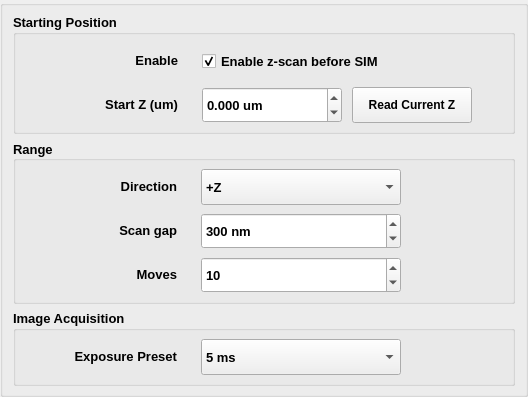
          <widget class="QGroupBox" name="group_zscan">
           <property name="font">
            <font>
             <family>Arial</family>
             <pointsize>10</pointsize>
             <weight>75</weight>
             <bold>true</bold>
            </font>
           </property>
           <property name="title">
            <string/>
           </property>
            <layout class="QVBoxLayout" name="verticalLayout_zscan_params">
             <property name="spacing">
              <number>6</number>
            </property>
            <property name="leftMargin">
             <number>10</number>
            </property>
             <property name="topMargin">
              <number>8</number>
            </property>
            <property name="rightMargin">
             <number>10</number>
            </property>
             <property name="bottomMargin">
              <number>8</number>
            </property>
            <item>
             <widget class="QGroupBox" name="group_zscan_start_section">
              <property name="sizePolicy">
               <sizepolicy hsizetype="Preferred" vsizetype="Expanding">
                <horstretch>0</horstretch>
                <verstretch>1</verstretch>
               </sizepolicy>
              </property>
              <property name="font">
               <font>
                <family>Arial</family>
                <weight>75</weight>
                <bold>true</bold>
               </font>
              </property>
              <property name="title">
               <string>Starting Position</string>
              </property>
              <layout class="QGridLayout" name="gridLayout_zscan_start_section" rowstretch="1,0" columnstretch="1,0,0,1" columnminimumwidth="0,120,270,0">
               <property name="leftMargin">
                <number>22</number>
               </property>
               <property name="rightMargin">
                <number>20</number>
               </property>
               <property name="topMargin">
                <number>8</number>
               </property>
               <property name="bottomMargin">
                <number>8</number>
               </property>
               <property name="horizontalSpacing">
                <number>24</number>
               </property>
               <property name="verticalSpacing">
                <number>8</number>
               </property>
               <item row="0" column="1" alignment="Qt::AlignRight|Qt::AlignVCenter">
                <widget class="QLabel" name="label_zscan_enabled">
                 <property name="minimumSize">
                  <size>
                   <width>120</width>
                   <height>0</height>
                  </size>
                 </property>
                 <property name="maximumSize">
                  <size>
                   <width>120</width>
                   <height>16777215</height>
                  </size>
                 </property>
                 <property name="text">
                  <string>Enable</string>
                 </property>
                 <property name="alignment">
                  <set>Qt::AlignRight|Qt::AlignTrailing|Qt::AlignVCenter</set>
                 </property>
                </widget>
               </item>
               <item row="0" column="2">
                <widget class="QCheckBox" name="check_zscan_enabled">
                 <property name="minimumSize">
                  <size>
                   <width>240</width>
                   <height>36</height>
                  </size>
                 </property>
                 <property name="maximumSize">
                  <size>
                   <width>320</width>
                   <height>16777215</height>
                  </size>
                 </property>
                 <property name="text">
                  <string>Enable z-scan before SIM</string>
                 </property>
                 <property name="checked">
                  <bool>true</bool>
                 </property>
                </widget>
               </item>
               <item row="1" column="2">
                <layout class="QHBoxLayout" name="horizontalLayout_zscan_start">
                 <property name="spacing">
                  <number>10</number>
                 </property>
                 <property name="leftMargin">
                  <number>0</number>
                 </property>
                 <property name="rightMargin">
                  <number>0</number>
                 </property>
                 <item>
                  <widget class="QDoubleSpinBox" name="spin_zscan_start_um">
                   <property name="sizePolicy">
                    <sizepolicy hsizetype="Minimum" vsizetype="Fixed">
                     <horstretch>0</horstretch>
                     <verstretch>0</verstretch>
                    </sizepolicy>
                   </property>
                   <property name="minimumSize">
                    <size>
                     <width>100</width>
                     <height>36</height>
                    </size>
                   </property>
                   <property name="maximumSize">
                    <size>
                     <width>140</width>
                     <height>16777215</height>
                    </size>
                   </property>
                   <property name="suffix">
                    <string> um</string>
                   </property>
                   <property name="decimals">
                    <number>3</number>
                   </property>
                   <property name="minimum">
                    <double>-10000.000000000000000</double>
                   </property>
                   <property name="maximum">
                    <double>10000.000000000000000</double>
                   </property>
                   <property name="singleStep">
                    <double>0.100000000000000</double>
                   </property>
                  </widget>
                 </item>
                 <item>
                  <widget class="QPushButton" name="btn_zscan_read_current">
                   <property name="sizePolicy">
                    <sizepolicy hsizetype="Minimum" vsizetype="Fixed">
                     <horstretch>0</horstretch>
                     <verstretch>5</verstretch>
                    </sizepolicy>
                   </property>
                   <property name="minimumSize">
                    <size>
                     <width>120</width>
                     <height>36</height>
                    </size>
                   </property>
                   <property name="maximumSize">
                    <size>
                     <width>120</width>
                     <height>36</height>
                    </size>
                   </property>
                   <property name="font">
                    <font>
                     <family>Arial</family>
                     <pointsize>9</pointsize>
                     <weight>75</weight>
                     <bold>true</bold>
                    </font>
                   </property>
                   <property name="text">
                    <string>Read Current Z</string>
                   </property>
                  </widget>
                 </item>
                </layout>
               </item>
               <item row="1" column="1" alignment="Qt::AlignRight|Qt::AlignVCenter">
                <widget class="QLabel" name="label_zscan_start_um">
                 <property name="minimumSize">
                  <size>
                   <width>120</width>
                   <height>0</height>
                  </size>
                 </property>
                 <property name="maximumSize">
                  <size>
                   <width>120</width>
                   <height>16777215</height>
                  </size>
                 </property>
                 <property name="text">
                  <string>Start Z (um)</string>
                 </property>
                 <property name="alignment">
                  <set>Qt::AlignRight|Qt::AlignTrailing|Qt::AlignVCenter</set>
                 </property>
                </widget>
               </item>
               <item row="0" column="0" rowspan="2">
                <spacer name="horizontalSpacer_zscan_start_left">
                 <property name="orientation">
                  <enum>Qt::Horizontal</enum>
                 </property>
                 <property name="sizeType">
                  <enum>QSizePolicy::Expanding</enum>
                 </property>
                 <property name="sizeHint" stdset="0">
                  <size>
                   <width>20</width>
                   <height>20</height>
                  </size>
                 </property>
                </spacer>
               </item>
               <item row="0" column="3" rowspan="2">
                <spacer name="horizontalSpacer_zscan_start_right">
                 <property name="orientation">
                  <enum>Qt::Horizontal</enum>
                 </property>
                 <property name="sizeType">
                  <enum>QSizePolicy::Expanding</enum>
                 </property>
                 <property name="sizeHint" stdset="0">
                  <size>
                   <width>20</width>
                   <height>20</height>
                  </size>
                 </property>
                </spacer>
               </item>
              </layout>
             </widget>
            </item>
            <item>
             <widget class="QGroupBox" name="group_zscan_range_section">
              <property name="sizePolicy">
               <sizepolicy hsizetype="Preferred" vsizetype="Expanding">
                <horstretch>0</horstretch>
                <verstretch>1</verstretch>
               </sizepolicy>
              </property>
              <property name="title">
               <string>Range</string>
              </property>
              <property name="alignment">
               <set>Qt::AlignLeading|Qt::AlignLeft|Qt::AlignVCenter</set>
              </property>
              <layout class="QGridLayout" name="gridLayout_zscan_range_section" rowstretch="1,0,0" columnstretch="1,0,0,1" columnminimumwidth="0,120,270,0">
               <property name="leftMargin">
                <number>20</number>
               </property>
               <property name="rightMargin">
                <number>20</number>
               </property>
               <property name="topMargin">
                <number>8</number>
               </property>
               <property name="bottomMargin">
                <number>8</number>
               </property>
               <property name="horizontalSpacing">
                <number>24</number>
               </property>
               <property name="verticalSpacing">
                <number>8</number>
               </property>
               <item row="0" column="1" alignment="Qt::AlignRight|Qt::AlignVCenter">
                <widget class="QLabel" name="label_zscan_direction">
                 <property name="minimumSize">
                  <size>
                   <width>120</width>
                   <height>0</height>
                  </size>
                 </property>
                 <property name="maximumSize">
                  <size>
                   <width>120</width>
                   <height>16777215</height>
                  </size>
                 </property>
                 <property name="toolTipDuration">
                  <number>-1</number>
                 </property>
                 <property name="layoutDirection">
                  <enum>Qt::RightToLeft</enum>
                 </property>
                 <property name="text">
                  <string>Direction</string>
                 </property>
                 <property name="alignment">
                  <set>Qt::AlignRight|Qt::AlignTrailing|Qt::AlignVCenter</set>
                 </property>
                </widget>
               </item>
               <item row="2" column="2">
                <widget class="QSpinBox" name="spin_zscan_num_steps">
                 <property name="minimumSize">
                  <size>
                   <width>200</width>
                   <height>36</height>
                  </size>
                 </property>
                 <property name="maximumSize">
                  <size>
                   <width>200</width>
                   <height>16777215</height>
                  </size>
                 </property>
                 <property name="minimum">
                  <number>1</number>
                 </property>
                 <property name="maximum">
                  <number>1000</number>
                 </property>
                 <property name="value">
                  <number>10</number>
                 </property>
                </widget>
               </item>
               <item row="2" column="1" alignment="Qt::AlignRight|Qt::AlignVCenter">
                <widget class="QLabel" name="label_zscan_num_steps">
                 <property name="minimumSize">
                  <size>
                   <width>120</width>
                   <height>0</height>
                  </size>
                 </property>
                 <property name="maximumSize">
                  <size>
                   <width>120</width>
                   <height>16777215</height>
                  </size>
                 </property>
                 <property name="layoutDirection">
                  <enum>Qt::RightToLeft</enum>
                 </property>
                 <property name="text">
                  <string>Moves</string>
                 </property>
                 <property name="alignment">
                  <set>Qt::AlignRight|Qt::AlignTrailing|Qt::AlignVCenter</set>
                 </property>
                </widget>
               </item>
               <item row="1" column="1" alignment="Qt::AlignRight|Qt::AlignVCenter">
                <widget class="QLabel" name="label_zscan_step_um">
                 <property name="minimumSize">
                  <size>
                   <width>120</width>
                   <height>0</height>
                  </size>
                 </property>
                 <property name="maximumSize">
                  <size>
                   <width>120</width>
                   <height>16777215</height>
                  </size>
                 </property>
                 <property name="layoutDirection">
                  <enum>Qt::RightToLeft</enum>
                 </property>
                 <property name="text">
                  <string>Scan gap</string>
                 </property>
                 <property name="alignment">
                  <set>Qt::AlignRight|Qt::AlignTrailing|Qt::AlignVCenter</set>
                 </property>
                </widget>
               </item>
               <item row="1" column="2">
                <widget class="QDoubleSpinBox" name="spin_zscan_step_um">
                 <property name="minimumSize">
                  <size>
                   <width>200</width>
                   <height>36</height>
                  </size>
                 </property>
                 <property name="maximumSize">
                  <size>
                   <width>200</width>
                   <height>16777215</height>
                  </size>
                 </property>
                 <property name="suffix">
                  <string> nm</string>
                 </property>
                 <property name="decimals">
                  <number>0</number>
                 </property>
                 <property name="minimum">
                  <double>1.000000000000000</double>
                 </property>
                 <property name="maximum">
                  <double>1000000.000000000000000</double>
                 </property>
                 <property name="singleStep">
                  <double>10.000000000000000</double>
                 </property>
                 <property name="value">
                  <double>300.000000000000000</double>
                 </property>
                </widget>
               </item>
               <item row="0" column="2">
                <widget class="QComboBox" name="combo_zscan_direction">
                 <property name="minimumSize">
                  <size>
                   <width>200</width>
                   <height>36</height>
                  </size>
                 </property>
                 <property name="maximumSize">
                  <size>
                   <width>200</width>
                   <height>16777215</height>
                  </size>
                 </property>
                 <item>
                  <property name="text">
                   <string>+Z</string>
                  </property>
                 </item>
                 <item>
                  <property name="text">
                   <string>-Z</string>
                  </property>
                 </item>
                </widget>
               </item>
               <item row="0" column="0" rowspan="3">
                <spacer name="horizontalSpacer_zscan_range_left">
                 <property name="orientation">
                  <enum>Qt::Horizontal</enum>
                 </property>
                 <property name="sizeType">
                  <enum>QSizePolicy::Expanding</enum>
                 </property>
                 <property name="sizeHint" stdset="0">
                  <size>
                   <width>20</width>
                   <height>20</height>
                  </size>
                 </property>
                </spacer>
               </item>
               <item row="0" column="3" rowspan="3">
                <spacer name="horizontalSpacer_zscan_range_right">
                 <property name="orientation">
                  <enum>Qt::Horizontal</enum>
                 </property>
                 <property name="sizeType">
                  <enum>QSizePolicy::Expanding</enum>
                 </property>
                 <property name="sizeHint" stdset="0">
                  <size>
                   <width>20</width>
                   <height>20</height>
                  </size>
                 </property>
                </spacer>
               </item>
              </layout>
             </widget>
            </item>
            <item>
             <widget class="QGroupBox" name="group_zscan_capture_section">
              <property name="sizePolicy">
               <sizepolicy hsizetype="Preferred" vsizetype="Expanding">
                <horstretch>0</horstretch>
                <verstretch>1</verstretch>
               </sizepolicy>
              </property>
              <property name="title">
               <string>Image Acquisition</string>
              </property>
              <layout class="QGridLayout" name="gridLayout_zscan_capture_section" rowstretch="1,1" columnstretch="1,0,0,1" columnminimumwidth="0,120,270,0">
               <property name="leftMargin">
                <number>20</number>
               </property>
               <property name="rightMargin">
                <number>20</number>
               </property>
               <property name="topMargin">
                <number>8</number>
               </property>
               <property name="bottomMargin">
                <number>8</number>
               </property>
               <property name="horizontalSpacing">
                <number>24</number>
               </property>
               <property name="verticalSpacing">
                <number>8</number>
               </property>
               <item row="0" column="1" alignment="Qt::AlignRight|Qt::AlignVCenter">
                <widget class="QLabel" name="label_zscan_exposure_preset">
                 <property name="sizePolicy">
                  <sizepolicy hsizetype="Fixed" vsizetype="Fixed">
                   <horstretch>0</horstretch>
                   <verstretch>0</verstretch>
                  </sizepolicy>
                 </property>
                 <property name="minimumSize">
                  <size>
                   <width>120</width>
                   <height>0</height>
                  </size>
                 </property>
                 <property name="maximumSize">
                  <size>
                   <width>120</width>
                   <height>16777215</height>
                  </size>
                 </property>
                 <property name="text">
                  <string>Exposure Preset</string>
                 </property>
                 <property name="alignment">
                  <set>Qt::AlignRight|Qt::AlignTrailing|Qt::AlignVCenter</set>
                 </property>
                </widget>
               </item>
               <item row="0" column="2">
                <widget class="QComboBox" name="combo_zscan_exposure_preset">
                 <property name="sizePolicy">
                  <sizepolicy hsizetype="Fixed" vsizetype="Fixed">
                   <horstretch>0</horstretch>
                   <verstretch>0</verstretch>
                  </sizepolicy>
                 </property>
                 <property name="minimumSize">
                  <size>
                   <width>120</width>
                   <height>36</height>
                  </size>
                 </property>
                 <property name="maximumSize">
                  <size>
                   <width>200</width>
                   <height>16777215</height>
                  </size>
                 </property>
                 <property name="layoutDirection">
                  <enum>Qt::LeftToRight</enum>
                 </property>
                 <property name="autoFillBackground">
                  <bool>false</bool>
                 </property>
                 <item>
                  <property name="text">
                   <string>5 ms</string>
                  </property>
                 </item>
                 <item>
                  <property name="text">
                   <string>8 ms</string>
                  </property>
                 </item>
                 <item>
                  <property name="text">
                   <string>14 ms</string>
                  </property>
                 </item>
                 <item>
                  <property name="text">
                   <string>20 ms</string>
                  </property>
                 </item>
                </widget>
               </item>
               <item row="0" column="0">
                <spacer name="horizontalSpacer_zscan_capture_left">
                 <property name="orientation">
                  <enum>Qt::Horizontal</enum>
                 </property>
                 <property name="sizeType">
                  <enum>QSizePolicy::Expanding</enum>
                 </property>
                 <property name="sizeHint" stdset="0">
                  <size>
                   <width>20</width>
                   <height>20</height>
                  </size>
                 </property>
                </spacer>
               </item>
               <item row="0" column="3">
                <spacer name="horizontalSpacer_zscan_capture_right">
                 <property name="orientation">
                  <enum>Qt::Horizontal</enum>
                 </property>
                 <property name="sizeType">
                  <enum>QSizePolicy::Expanding</enum>
                 </property>
                 <property name="sizeHint" stdset="0">
                  <size>
                   <width>20</width>
                   <height>20</height>
                  </size>
                 </property>
                </spacer>
               </item>
              </layout>
             </widget>
            </item>
           </layout>
          </widget>
